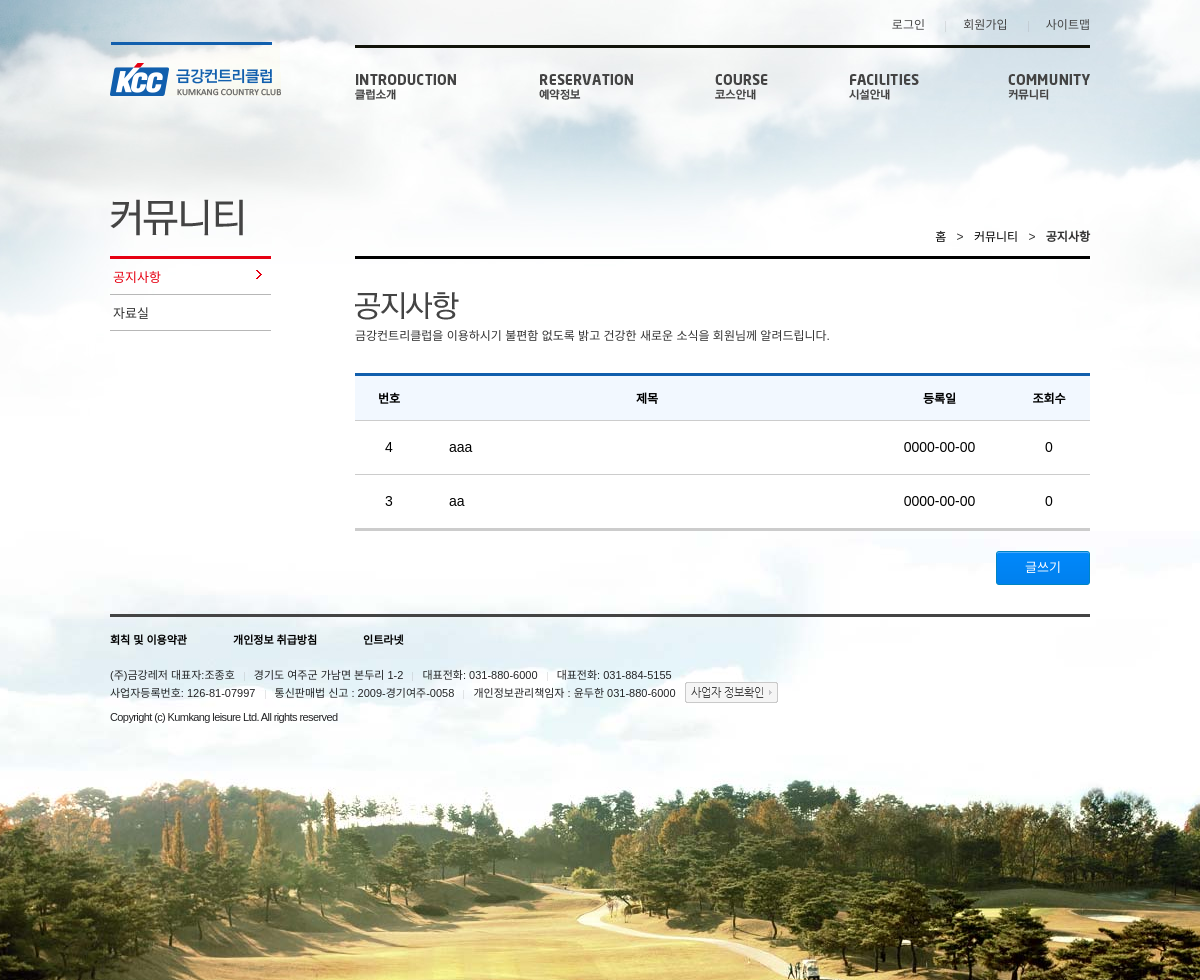
Page /kcc/board.php on the earlier database version.
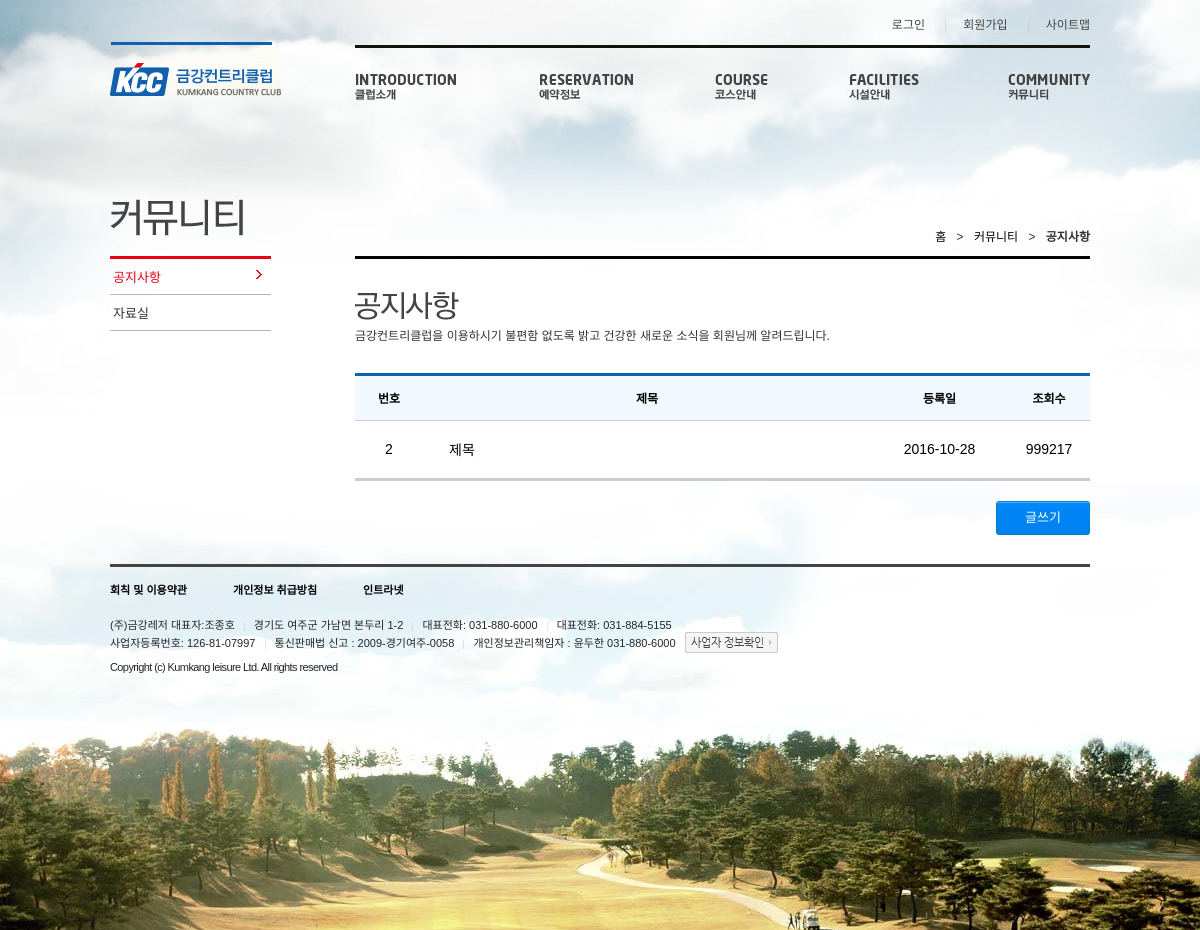
Same page on the later database version.
### tables this page shows
CREATE TABLE `board` (
  `idx` int(3) NOT NULL,
  `writer` varchar(30) NOT NULL,
  `subject` varchar(50) NOT NULL,
  `content` text NOT NULL,
  `date` date NOT NULL,
  `hits` int(20) NOT NULL
);

### kcc/board.php (the view, shortened to what the changed rows need)
<!DOCTYPE html>
<html lang="ko">
<head>
<link rel="stylesheet" type="text/css" href="css/kcc_style.css" />
</head>
<body>
<div id="wrap" class="sub_bg">
	<div id="header">
            <h1 class="logo">
                <a href="index.php" class="sp_com kcc">
                </a>
            </h1>
        </div>
	<div id="container">
		<div id="content">
				<div class="sub_con">
				<div class="left_con">
                                    <h2 class="nav_tit"><span class="sp_subtit com_tit">커뮤니티</span></h2>
				</div>
				<div class="right_con">
					<div class="join_wrap">
						<h2 class="sp_subtit stit_notice">커뮤니티</h2>
					</div>
					<div class="article_box">
                                            <table class="not_tb">
                                                <colgroup><col style="width:68px"><col><col style="width:137px"><col style="width:82px"></colgroup>
                                                <thead>
                                                    <tr> <th> 번호 </th> <th> 제목 </th> <th> 등록일 </th> <th> 조회수 </th>
                                                </thead>
                                                <tbody>
                                                    <?php
                                                        include "dbCon.php";
                                                        $sql = "SELECT * FROM board order by idx DESC";
                                                        $stmt = $pdo->prepare($sql);
                                                        $stmt->execute();
                                                        foreach ($stmt as $row) {
                                                            $idx = $row['idx'];
                                                            $subject = $row['subject'];
                                                            $date = $row['date'];
                                                            $hits = $row['hits'];
                                                            echo "<tr><td>$idx</td><td class='con'><div class='in'><a href='view.php?idx=$idx'>$subject</a></div></td><td>$date</td><td>$hits</td></tr>";
                                                        }
                                                    ?>
                                                </tbody>
                                            </table>
                                        </div>
                                </div>
                        </div>
                    </div>
	</div>
</div>
</body>
</html>

Differences in the rows shown:
removed board: idx "4", subject "aaa", date "0000-00-00", hits "0"
removed board: idx "3", subject "aa", date "0000-00-00", hits "0"
added board: idx "2", subject "제목", date "2016-10-28", hits "999217"
